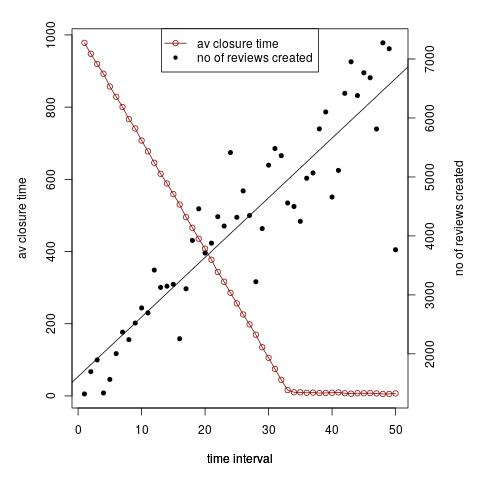

R code for this plot:
#line graph for closure time
data <-read.csv("/home/poulami/Dropbox/Poulami-project/to-share/results/data-v04.csv")
sink()
jpeg("closuretime.jpeg")
x<-c(seq(50))
y1 <- data$noncumul.avgclosuretime.perreview
y2<-data$no.of.reviews.created
par(mar = c(5,5,2,5))
with(data, plot(x, y1, type="o", col="red4",xlab="time interval", ylab="av closure time"));
par(new= T)
with(data,plot(x, y2, axes=F,pch=20, xlab="time interval", ylab=NA, cex=1.2))
reg<-lm(y2~x)
abline(reg)
mtext(side = 4, line = 3, 'no of reviews created')
axis(side = 4)
legend("top",legend=c(expression("av closure time","no of reviews created")),lty=c(1,0),pch=c(1,20),col=c("red4","black"))

dev.off()
